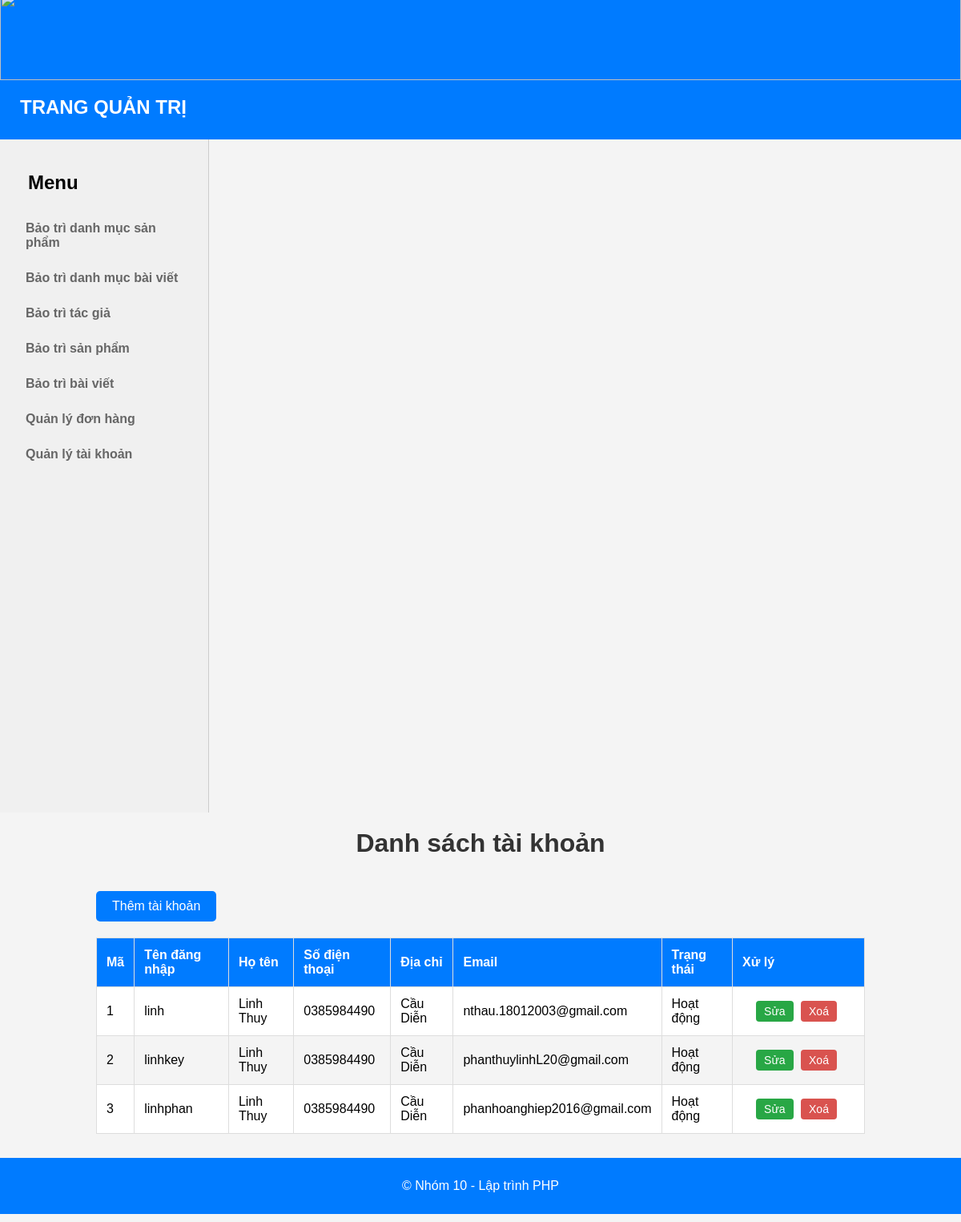
Screenshot of /Admin/Manage_Members/index.php with the database file from the repository.
### tables this page shows
CREATE TABLE `member` (
  `id` int(11) NOT NULL,
  `username` varchar(20) NOT NULL,
  `password` varchar(32) NOT NULL,
  `fullname` varchar(50) NOT NULL,
  `phonenumber` varchar(11) NOT NULL,
  `address` varchar(100) NOT NULL,
  `email` varchar(50) NOT NULL,
  `status` tinyint(1) NOT NULL DEFAULT 1
);

### conn_db.php (called while the page is built, shortened)
<?php
    function connectToDatabase(){
        $servername = 'localhost';
        $username = 'root';
        $password = '';
        $name_db = 'starbook_database';
        $conn = new mysqli($servername, $username, $password, $name_db);
        return $conn;
    }
    function queryDatabase($sql){
        $conn = connectToDatabase();
        $result = $conn->query($sql);
        $data = [];
        while ($row = $result->fetch_assoc()) {
            $data[] = $row;
        }
        return $data;
    }
?>

### Admin/Manage_Members/BaoTriMember_functions.php (called while the page is built, shortened)
<?php
require_once '../../conn_db.php';
class BaoTriMemberFunctions {
    public function getAllMembers() {
        $query = "SELECT * FROM member";
        return queryDatabase($query);
    }
}
?>

### Admin/Manage_Members/index.php (the view, shortened to what this page needs)
<!DOCTYPE html>
<html>
<head>
</head>
<body>
    <?php
    require_once 'BaoTriMember_functions.php';
    $memberFunctions = new BaoTriMemberFunctions();
    $members = $memberFunctions->getAllMembers();
    ?>
    <?php include "../Admin_dashboard/Header_Sidebar.php"?>
    <div class="container">
        <h1>Danh sách tài khoản</h1>
        <a href="add.php" class="add-btn">Thêm tài khoản</a>
        <div class="table-content">
            <table>
                <tr>
                    <th>Mã</th>
                    <th>Tên đăng nhập</th>
                    <th>Họ tên</th>
                    <th>Số điện thoại</th>
                    <th>Địa chỉ</th>
                    <th>Email</th>
                    <th>Trạng thái</th>
                    <th>Xử lý</th>
                </tr>
                <?php foreach ($members as $member) : ?>
                    <tr>
                        <td><?php echo $member['id']; ?></td>
                        <td><?php echo $member['username']; ?></td>
                        <td><?php echo $member['fullname']; ?></td>
                        <td><?php echo $member['phonenumber']; ?></td>
                        <td><?php echo $member['address']; ?></td>
                        <td><?php echo $member['email']; ?></td>
                        <td><?php echo $member['status'] ? 'Hoạt động' : 'Không hoạt động'; ?></td>
                        <td class="action-links">
                            <a href="edit.php?id=<?php echo $member['id']; ?>" class="edit">Sửa</a>
                            <a href="delete.php?id=<?php echo $member['id']; ?>" class="delete" onclick="return confirm('Bạn có chắc chắn muốn xoá tài khoản này không?')">Xoá</a>
                        </td>
                    </tr>
                <?php endforeach; ?>
            </table>
        </div>
    </div>
    <?php include "../Admin_dashboard/Footer.php"?>
</body>
</html>

### Admin/Manage_Members/index.php (style rules this page uses)
body { font-family: Arial, sans-serif; margin: 0; padding: 0; background-color: #f4f4f4; }
h1 { text-align: center; margin-top: 20px; color: #333; }
.container { width: 80%; margin: 0 auto; overflow: hidden; }
a.add-btn { display: inline-block; margin: 20px 0; padding: 10px 20px; background-color: #007bff; color: #fff; text-decoration: none; border-radius: 5px; transition: background-color 0.3s ease; }
table { width: 100%; border-collapse: collapse; margin-bottom: 20px; table-layout: auto; }
.table-content { max-height: 80vh; overflow-y: auto; }
table, th, td { border: 1px solid #ddd; }
th, td { padding: 12px; text-align: left; }
th { background-color: #007bff; color: white; }
tr:nth-child(even) { background-color: #fff; }
.action-links { white-space: nowrap; text-align: center; width: 140px; }
.action-links a { display: inline-block; margin-right: 5px; padding: 5px 10px; border-radius: 4px; text-decoration: none; font-size: 14px; }
.action-links .edit { background-color: #28a745; color: #fff; }
.action-links .delete { background-color: #d9534f; color: #fff; }

### rows the page displays
member: id "1", username "linh", fullname "Linh Thuy", phonenumber "0385984490", address "Cầu Diễn", email "nthau.18012003@gmail.com", status "Hoạt động"
member: id "2", username "linhkey", fullname "Linh Thuy", phonenumber "0385984490", address "Cầu Diễn", email "phanthuylinhL20@gmail.com", status "Hoạt động"
member: id "3", username "linhphan", fullname "Linh Thuy", phonenumber "0385984490", address "Cầu Diễn", email "phanhoanghiep2016@gmail.com", status "Hoạt động"
